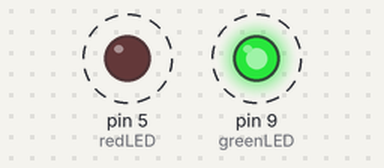
Simulated run of this sketch. Board: Arduino Uno, built with avr-gcc and run on an emulated ATmega328P. Parts: output pins drawn as LEDs (lit = HIGH). Dashed ring = blinking.

Above: at 0.5 s.
Timing chart, 0 to 4.6 s (numbered marks = the images above):
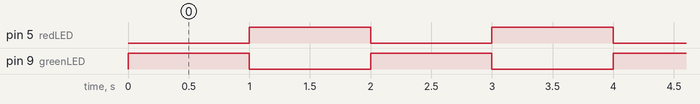

The sketch:

RedGreenLight.ino
```cpp
/*
Adopted code from https://www.arduino.cc/en/Tutorial/Blink

Modified to include more lights.
Watch video at https://www.youtube.com/watch?v=THPjbVEGNR8
*/

//Setting up pins being used (Good idea to use variables instead of hard coding them)
int greenLED = 9;
int redLED = 5;

void setup() {
  // initialize each pin as an output for electricity.
  pinMode(greenLED, OUTPUT);
  pinMode(redLED, OUTPUT);

}

// the loop function runs over and over again forever
void loop() {
  digitalWrite(greenLED, 1);   // turn the LED on (HIGH is means the same as 1)
  digitalWrite(redLED, 0);   // turn the LED off (LOW is means the same as 0)
  delay(1000);              // wait for a second (1000 miliseconds)

  digitalWrite(greenLED, 0);
  digitalWrite(redLED, 1);
  delay(1000);
}
```

Measured:
- by itself, pin 5 (redLED), pin 9 (greenLED): alternates HIGH for 1.0 s and LOW for 1.0 s
